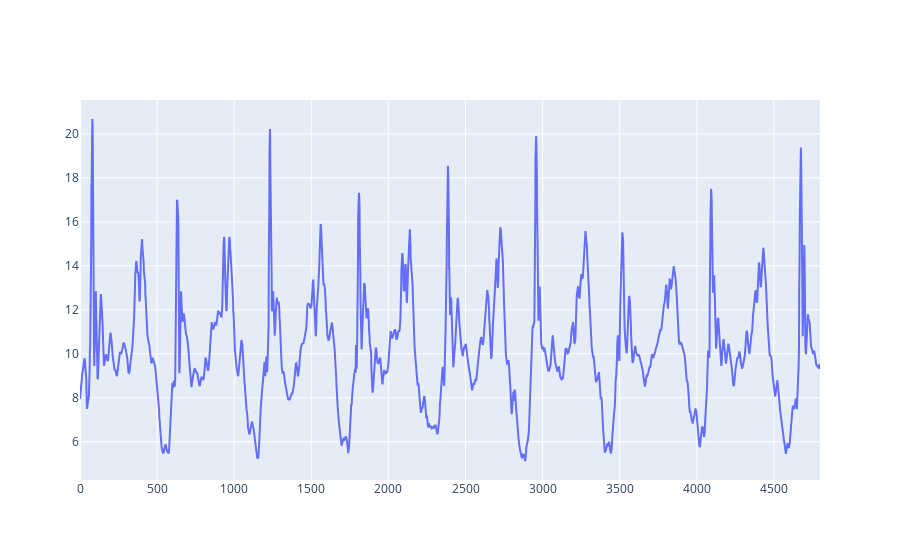

The cell this chart's notebook holds for it:
### Code cell
x, t = prepare_time_series('./data/stairs_acc.csv',centred = False)

x = x[2100:6900]
fig = go.Figure()
fig.add_scatter(y = x[:], mode='lines', name='x_acc')
fig.show()

nlags = 500
result_dict = DelayEmbeddingPhaseIdentifier(x, nlags = nlags,
                                            return_variance_model = True,
                                            return_expectation_model = True,
                                            update_coef = 1,min_dim = 4)

autocorr_phase = AutoCorrPhaseIdentifier(x = x, period = 500)

a = result_dict['phase']
b = autocorr_phase[nlags-1:]

fig = plot_signal_phases(x[nlags-1:], {"Предложенный\nалгоритм": a,
                                   "Автокорреляция": b,
                                   "Разница": np.arccos(np.cos(a-b))},
                        save_path = f'./noize_stairs.eps')

### Figure 1 — Plotly figure (JSON) as saved in the notebook; plotly's stock layout.template omitted (floating-point values rounded to 4 significant figures; data arrays with more than 128 entries replaced by an {"elided": "..."} marker saying what was removed)
{"data": [{"mode": "lines", "name": "x_acc", "type": "scatter", "y": {"elided": "4800 float values"}}], "layout": {}}
